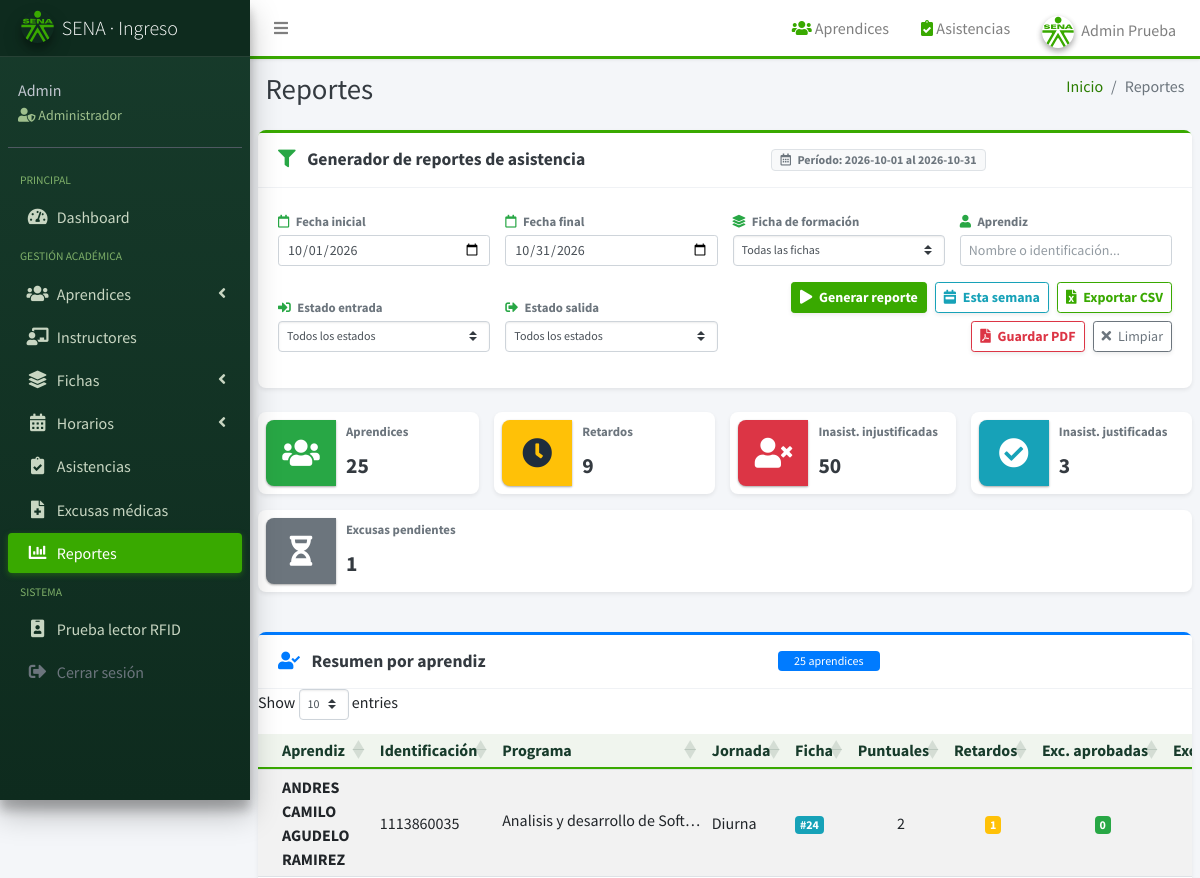
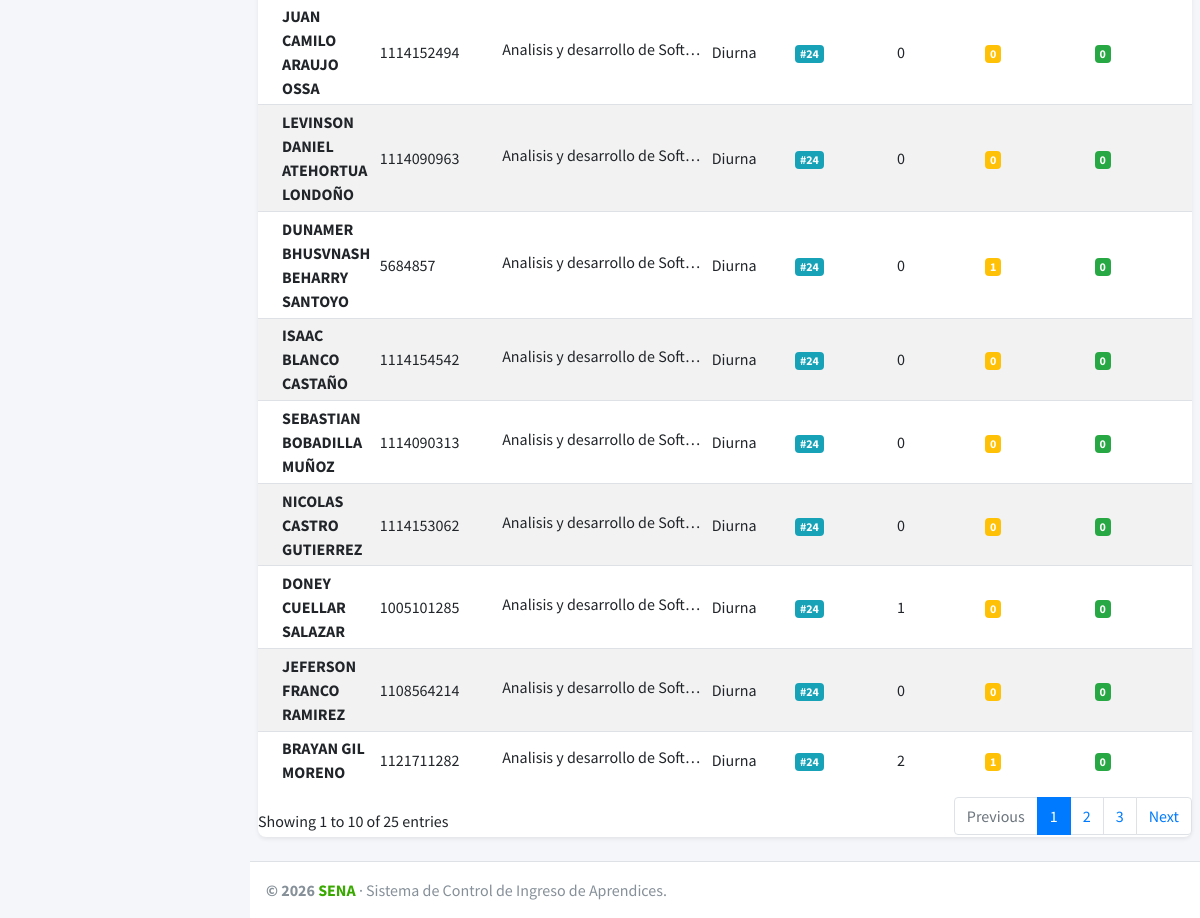
The page /views/admin/reportes/index.php (signed in) on the database its author committed (2 pictures, top to bottom).
### tables this page shows
CREATE TABLE `aprendiz` (
  `id_aprendiz` int(11) NOT NULL AUTO_INCREMENT,
  `codigo_rfid` varchar(50) NOT NULL,
  `fk_ficha` int(11) NOT NULL,
  `fk_usuario` int(11) NOT NULL,
  PRIMARY KEY (`id_aprendiz`),
  UNIQUE KEY `codigo_rfid` (`codigo_rfid`),
  UNIQUE KEY `fk_usuario` (`fk_usuario`),
  KEY `fk_aprendiz_ficha` (`fk_ficha`),
  CONSTRAINT `fk_aprendiz_ficha` FOREIGN KEY (`fk_ficha`) REFERENCES `ficha` (`id_ficha`) ON UPDATE CASCADE,
  CONSTRAINT `fk_aprendiz_usuario` FOREIGN KEY (`fk_usuario`) REFERENCES `usuario` (`id_usuario`) ON UPDATE CASCADE
);

CREATE TABLE `usuario` (
  `id_usuario` int(11) NOT NULL AUTO_INCREMENT,
  `nombre_usuario` varchar(45) NOT NULL,
  `contrasena` varchar(400) NOT NULL,
  `nombre` varchar(45) NOT NULL,
  `apellido` varchar(45) NOT NULL,
  `tipo_documento` varchar(10) DEFAULT NULL,
  `identificacion` varchar(45) DEFAULT NULL,
  `telefono` varchar(45) DEFAULT NULL,
  `correo_electronico` varchar(100) DEFAULT NULL,
  `fk_rol` int(11) NOT NULL,
  `estado_invitacion_clave` enum('PENDIENTE','MANTENIDA','CAMBIADA') NOT NULL DEFAULT 'PENDIENTE',
  `fecha_resolucion_invitacion` datetime DEFAULT NULL,
  `fecha_ultimo_cambio_clave` datetime DEFAULT NULL,
  PRIMARY KEY (`id_usuario`),
  UNIQUE KEY `identificacion` (`identificacion`),
  KEY `fk_usuario_rol` (`fk_rol`),
  CONSTRAINT `fk_usuario_rol` FOREIGN KEY (`fk_rol`) REFERENCES `rol` (`id_rol`) ON UPDATE CASCADE
);

CREATE TABLE `ficha` (
  `id_ficha` int(11) NOT NULL AUTO_INCREMENT,
  `nombre_programa` varchar(100) NOT NULL,
  `jornada` varchar(45) NOT NULL,
  `ambiente_principal` varchar(100) DEFAULT NULL,
  `fk_usuario` int(11) NOT NULL,
  PRIMARY KEY (`id_ficha`),
  KEY `fk_ficha_usuario` (`fk_usuario`),
  CONSTRAINT `fk_ficha_usuario` FOREIGN KEY (`fk_usuario`) REFERENCES `usuario` (`id_usuario`) ON UPDATE CASCADE
);

### views/admin/reportes/index.php (the view, shortened to what this page needs)
<?php
$conexion = (new Conexion())->conectar();
$filtroFechaIni = isset($_GET['fecha_inicio']) && $_GET['fecha_inicio'] !== '' ? $_GET['fecha_inicio'] : null;
$filtroFechaFin = isset($_GET['fecha_fin']) && $_GET['fecha_fin'] !== '' ? $_GET['fecha_fin'] : null;
$filtroAprendiz = isset($_GET['aprendiz']) && $_GET['aprendiz'] !== '' ? trim($_GET['aprendiz']) : null;
if (!$filtroFechaIni) {
    $filtroFechaIni = date('Y-m-01');
}
if (!$filtroFechaFin) {
    $filtroFechaFin = date('Y-m-t');
}
$where = ["a.fecha_asistencia BETWEEN :fecha_ini AND :fecha_fin"];
$params = [
    ':fecha_ini' => $filtroFechaIni,
    ':fecha_fin' => $filtroFechaFin,
];
$whereSql = 'WHERE ' . implode(' AND ', $where);
$sqlResumen = "
    SELECT
        ap.id_aprendiz,
        CONCAT(u.nombre, CHAR(32), u.apellido) AS aprendiz,
        u.identificacion,
        f.id_ficha,
        f.nombre_programa,
        f.jornada,
        SUM(CASE WHEN a.estado_entrada = 'PUNTUAL' THEN 1 ELSE 0 END) AS puntuales,
        SUM(CASE WHEN a.estado_entrada = 'RETARDO' THEN 1 ELSE 0 END) AS retardos,
        SUM(CASE WHEN a.estado_entrada = 'RETARDO' THEN COALESCE(a.minutos_retardo, 0) ELSE 0 END) AS total_min_retardo,
        SUM(CASE WHEN a.estado_entrada = 'INASISTENCIA' THEN 1 ELSE 0 END) AS inasistencias,
        SUM(CASE WHEN a.estado_salida = 'SALIDA_ANTICIPADA' THEN 1 ELSE 0 END) AS salidas_anticipadas,
        SUM(CASE WHEN a.estado_salida = 'SALIDA_ANTICIPADA' THEN COALESCE(a.minutos_salida_anticipada, 0) ELSE 0 END) AS total_min_salida_anticipada,
        SUM(CASE WHEN e.estado = 'APROBADA' THEN 1 ELSE 0 END) AS excusas_aprobadas,
        SUM(CASE WHEN e.estado = 'PENDIENTE' THEN 1 ELSE 0 END) AS excusas_pendientes,
        SUM(CASE WHEN e.estado = 'RECHAZADA' THEN 1 ELSE 0 END) AS excusas_rechazadas,
        SUM(CASE WHEN a.estado_entrada = 'INASISTENCIA' AND e.estado = 'APROBADA' THEN 1 ELSE 0 END) AS inasistencias_justificadas
    FROM asistencia a
    INNER JOIN aprendiz ap ON ap.id_aprendiz = a.fk_aprendiz
    INNER JOIN usuario u ON u.id_usuario = ap.fk_usuario
    INNER JOIN ficha f ON f.id_ficha = ap.fk_ficha
    LEFT JOIN excusa e ON e.fk_asistencia = a.id_asistencia
    {$whereSql}
    GROUP BY ap.id_aprendiz, u.nombre, u.apellido, u.identificacion, f.id_ficha, f.nombre_programa, f.jornada
    ORDER BY u.apellido, u.nombre
";
$consultaResumen = $conexion->prepare($sqlResumen);
$consultaResumen->execute($params);
$resumenAprendices = $consultaResumen->fetchAll();
$totales = [
    'total_aprendices' => count($resumenAprendices),
    'total_retardos' => 0,
    'total_min_retardo' => 0,
    'total_inasistencias' => 0,
    'total_inasistencias_justificadas' => 0,
    'total_inasistencias_no_justificadas' => 0,
    'total_salidas_anticipadas' => 0,
    'total_min_salida_anticipada' => 0,
    'total_excusas_pendientes' => 0,
];
foreach ($resumenAprendices as $row) {
    $totales['total_retardos'] += (int)$row['retardos'];
    $totales['total_min_retardo'] += (int)$row['total_min_retardo'];
    $totales['total_inasistencias'] += (int)$row['inasistencias'];
    $totales['total_inasistencias_justificadas'] += (int)$row['inasistencias_justificadas'];
    $totales['total_salidas_anticipadas'] += (int)$row['salidas_anticipadas'];
    $totales['total_min_salida_anticipada'] += (int)$row['total_min_salida_anticipada'];
    $totales['total_excusas_pendientes'] += (int)$row['excusas_pendientes'];
}
$totales['total_inasistencias_no_justificadas'] = $totales['total_inasistencias'] - $totales['total_inasistencias_justificadas'];
?>
<div class="card card-outline card-success shadow-sm mb-4">
    <div class="card-header bg-white py-3 d-flex justify-content-between align-items-center">
        <h3 class="card-title font-weight-bold text-dark m-0">
            <i class="fas fa-filter text-success mr-2"></i> Generador de reportes de asistencia
        </h3>
        <span class="badge badge-light border text-muted px-2 py-1 small">
            <i class="far fa-calendar-alt mr-1"></i> Período: <?= htmlspecialchars($filtroFechaIni) ?> al <?= htmlspecialchars($filtroFechaFin) ?>
        </span>
    </div>
    <div class="card-body">
        <form method="get" id="formFiltroReportes">
            <div class="row">
                <div class="col-md-3 col-sm-6 mb-3">
                    <label class="small font-weight-bold text-muted mb-1">
                        <i class="far fa-calendar mr-1 text-success"></i> Fecha inicial
                    </label>
                    <input type="date" name="fecha_inicio" class="form-control form-control-sm" value="<?= htmlspecialchars($filtroFechaIni) ?>">
                </div>
                <div class="col-md-3 col-sm-6 mb-3">
                    <label class="small font-weight-bold text-muted mb-1">
                        <i class="far fa-calendar mr-1 text-success"></i> Fecha final
                    </label>
                    <input type="date" name="fecha_fin" class="form-control form-control-sm" value="<?= htmlspecialchars($filtroFechaFin) ?>">
                </div>
                <div class="col-md-3 col-sm-6 mb-3">
                    <label class="small font-weight-bold text-muted mb-1">
                        <i class="fas fa-layer-group mr-1 text-success"></i> Ficha de formación
                    </label>
                    <select name="ficha" class="form-control form-control-sm custom-select custom-select-sm">
                        <option value="">Todas las fichas</option>
                    </select>
                </div>
                <div class="col-md-3 col-sm-6 mb-3">
                    <label class="small font-weight-bold text-muted mb-1">
                        <i class="fas fa-user mr-1 text-success"></i> Aprendiz
                    </label>
                    <input type="text" name="aprendiz" class="form-control form-control-sm" placeholder="Nombre o identificación..." value="<?= htmlspecialchars($filtroAprendiz ?? '') ?>">
                </div>
            </div>
            <div class="row align-items-end">
                <div class="col-md-3 col-sm-6 mb-3">
                    <label class="small font-weight-bold text-muted mb-1">
                        <i class="fas fa-sign-in-alt mr-1 text-success"></i> Estado entrada
                    </label>
                    <select name="estado_entrada" class="form-control form-control-sm custom-select custom-select-sm">
                        <option value="">Todos los estados</option>
                    </select>
                </div>
                <div class="col-md-3 col-sm-6 mb-3">
                    <label class="small font-weight-bold text-muted mb-1">
                        <i class="fas fa-sign-out-alt mr-1 text-success"></i> Estado salida
                    </label>
                    <select name="estado_salida" class="form-control form-control-sm custom-select custom-select-sm">
                        <option value="">Todos los estados</option>
                    </select>
                </div>
                <div class="col-md-6 col-12 mb-3">
                    <div class="d-flex flex-wrap justify-content-md-end align-items-center" style="gap: 8px;">
                        <button type="submit" class="btn btn-sm btn-primary font-weight-bold shadow-sm">
                            <i class="fas fa-play mr-1"></i> Generar reporte
                        </button>
                        <button type="submit" name="filtro_semana" value="1" class="btn btn-sm btn-outline-info font-weight-bold shadow-sm" title="Filtrar automáticamente esta semana">
                            <i class="fas fa-calendar-week mr-1"></i> Esta semana
                        </button>
                        <a href="<?= RUTA_BASE ?>views/admin/reportes/exportar_csv.php?<?= http_build_query($_GET) ?>" class="btn btn-sm btn-outline-success font-weight-bold shadow-sm" title="Exportar a archivo CSV">
                            <i class="fas fa-file-excel mr-1"></i> Exportar CSV
                        </a>
                        <button type="button" class="btn btn-sm btn-outline-danger font-weight-bold shadow-sm" onclick="window.print()" title="Imprimir reporte o guardar como PDF">
                            <i class="fas fa-file-pdf mr-1"></i> Guardar PDF
                        </button>
                        <a href="<?= RUTA_BASE ?>views/admin/reportes/index.php" class="btn btn-sm btn-outline-secondary shadow-sm" title="Restablecer filtros">
                            <i class="fas fa-times mr-1"></i> Limpiar
                        </a>
                    </div>
                </div>
            </div>
        </form>
    </div>
</div>
<div class="row justify-content-center mb-4">
    <div class="col-12 col-sm-6 col-md-4 col-lg mb-3">
        <div class="info-box shadow-sm h-100 mb-0">
            <span class="info-box-icon bg-success elevation-1"><i class="fas fa-users"></i></span>
            <div class="info-box-content">
                <span class="info-box-text text-truncate font-weight-bold text-muted small" title="Aprendices evaluados">Aprendices</span>
                <span class="info-box-number text-dark font-weight-bold" style="font-size: 1.35rem;"><?= number_format($totales['total_aprendices']) ?></span>
            </div>
        </div>
    </div>
    <div class="col-12 col-sm-6 col-md-4 col-lg mb-3">
        <div class="info-box shadow-sm h-100 mb-0">
            <span class="info-box-icon bg-warning text-white elevation-1"><i class="fas fa-clock"></i></span>
            <div class="info-box-content">
                <span class="info-box-text text-truncate font-weight-bold text-muted small" title="Retardos registrados">Retardos</span>
                <span class="info-box-number text-dark font-weight-bold" style="font-size: 1.35rem;"><?= number_format($totales['total_retardos']) ?></span>
            </div>
        </div>
    </div>
    <div class="col-12 col-sm-6 col-md-4 col-lg mb-3">
        <div class="info-box shadow-sm h-100 mb-0">
            <span class="info-box-icon bg-danger elevation-1"><i class="fas fa-user-times"></i></span>
            <div class="info-box-content">
                <span class="info-box-text text-truncate font-weight-bold text-muted small" title="Inasistencias injustificadas">Inasist. injustificadas</span>
                <span class="info-box-number text-dark font-weight-bold" style="font-size: 1.35rem;"><?= number_format($totales['total_inasistencias_no_justificadas']) ?></span>
            </div>
        </div>
    </div>
    <div class="col-12 col-sm-6 col-md-4 col-lg mb-3">
        <div class="info-box shadow-sm h-100 mb-0">
            <span class="info-box-icon bg-info elevation-1"><i class="fas fa-check-circle"></i></span>
            <div class="info-box-content">
                <span class="info-box-text text-truncate font-weight-bold text-muted small" title="Inasistencias justificadas con excusa aprobada">Inasist. justificadas</span>
                <span class="info-box-number text-dark font-weight-bold" style="font-size: 1.35rem;"><?= number_format($totales['total_inasistencias_justificadas']) ?></span>
            </div>
        </div>
    </div>
    <div class="col-12 col-sm-6 col-md-4 col-lg mb-3">
        <div class="info-box shadow-sm h-100 mb-0">
            <span class="info-box-icon bg-secondary elevation-1"><i class="fas fa-hourglass-half"></i></span>
            <div class="info-box-content">
                <span class="info-box-text text-truncate font-weight-bold text-muted small" title="Excusas pendientes por revisar">Excusas pendientes</span>
                <span class="info-box-number text-dark font-weight-bold" style="font-size: 1.35rem;"><?= number_format($totales['total_excusas_pendientes']) ?></span>
            </div>
        </div>
    </div>
</div>
<div class="card card-outline card-primary shadow-sm mb-4">
    <div class="card-header bg-white py-3 d-flex justify-content-between align-items-center">
        <h3 class="card-title font-weight-bold text-dark m-0">
            <i class="fas fa-user-check text-primary mr-2"></i> Resumen por aprendiz
        </h3>
        <span class="badge badge-primary px-3 py-1 font-weight-normal">
            <?= count($resumenAprendices) ?> aprendices
        </span>
    </div>
    <div class="card-body p-0">
        <div class="table-responsive">
            <table id="tablaReportes" class="table table-hover table-striped align-middle table-sm tabla-datos mb-0">
                <thead class="bg-light">
                    <tr>
                        <th class="border-top-0">Aprendiz</th>
                        <th class="border-top-0">Identificación</th>
                        <th class="border-top-0">Programa</th>
                        <th class="border-top-0">Jornada</th>
                        <th class="border-top-0">Ficha</th>
                        <th class="text-center border-top-0">Puntuales</th>
                        <th class="text-center border-top-0">Retardos</th>
                        <th class="text-center border-top-0">Exc. aprobadas</th>
                        <th class="text-center border-top-0">Exc. pendientes</th>
                    </tr>
                </thead>
                <tbody>
                    <?php foreach ($resumenAprendices as $row): ?>
                        <tr>
                            <td class="font-weight-bold"><?= htmlspecialchars($row['aprendiz']) ?></td>
                            <td><?= htmlspecialchars($row['identificacion']) ?></td>
                            <td><span class="text-truncate d-inline-block" style="max-width: 200px;" title="<?= htmlspecialchars($row['nombre_programa']) ?>"><?= htmlspecialchars($row['nombre_programa']) ?></span></td>
                            <td><?= htmlspecialchars($row['jornada']) ?></td>
                            <td><span class="badge badge-info">#<?= htmlspecialchars($row['id_ficha']) ?></span></td>
                            <td class="text-center"><?= (int)$row['puntuales'] ?></td>
                            <td class="text-center"><span class="badge badge-warning text-white"><?= (int)$row['retardos'] ?></span></td>
                            <td class="text-center"><span class="badge badge-success"><?= (int)$row['excusas_aprobadas'] ?></span></td>
                            <td class="text-center"><span class="badge badge-warning text-white"><?= (int)$row['excusas_pendientes'] ?></span></td>
                        </tr>
                    <?php endforeach; ?>
                </tbody>
            </table>
        </div>
    </div>
</div>
<?php
include __DIR__ . '/../../layouts/layout_admin.php';

### rows shown on the page
aprendiz: aprendiz "ANDRES CAMILO AGUDELO RAMIREZ", fk_usuario.identificacion "1113860035", fk_ficha.nombre_programa "Analisis y desarrollo de Soft…", fk_ficha.jornada "Diurna", fk_ficha.id_ficha "24", puntuales "2", retardos "1", excusas_aprobadas "0"
aprendiz: aprendiz "JUAN CAMILO ARAUJO OSSA", fk_usuario.identificacion "1114152494", fk_ficha.nombre_programa "Analisis y desarrollo de Soft…", fk_ficha.jornada "Diurna", fk_ficha.id_ficha "24", puntuales "0", retardos "0", excusas_aprobadas "0"
aprendiz: aprendiz "LEVINSON DANIEL ATEHORTUA LONDOÑO", fk_usuario.identificacion "1114090963", fk_ficha.nombre_programa "Analisis y desarrollo de Soft…", fk_ficha.jornada "Diurna", fk_ficha.id_ficha "24", puntuales "0", retardos "0", excusas_aprobadas "0"
aprendiz: aprendiz "DUNAMER BHUSVNASH BEHARRY SANTOYO", fk_usuario.identificacion "5684857", fk_ficha.nombre_programa "Analisis y desarrollo de Soft…", fk_ficha.jornada "Diurna", fk_ficha.id_ficha "24", puntuales "0", retardos "1", excusas_aprobadas "0"
aprendiz: aprendiz "ISAAC BLANCO CASTAÑO", fk_usuario.identificacion "1114154542", fk_ficha.nombre_programa "Analisis y desarrollo de Soft…", fk_ficha.jornada "Diurna", fk_ficha.id_ficha "24", puntuales "0", retardos "0", excusas_aprobadas "0"
aprendiz: aprendiz "SEBASTIAN BOBADILLA MUÑOZ", fk_usuario.identificacion "1114090313", fk_ficha.nombre_programa "Analisis y desarrollo de Soft…", fk_ficha.jornada "Diurna", fk_ficha.id_ficha "24", puntuales "0", retardos "0", excusas_aprobadas "0"
aprendiz: aprendiz "NICOLAS CASTRO GUTIERREZ", fk_usuario.identificacion "1114153062", fk_ficha.nombre_programa "Analisis y desarrollo de Soft…", fk_ficha.jornada "Diurna", fk_ficha.id_ficha "24", puntuales "0", retardos "0", excusas_aprobadas "0"
aprendiz: aprendiz "DONEY CUELLAR SALAZAR", fk_usuario.identificacion "1005101285", fk_ficha.nombre_programa "Analisis y desarrollo de Soft…", fk_ficha.jornada "Diurna", fk_ficha.id_ficha "24", puntuales "1", retardos "0", excusas_aprobadas "0"
aprendiz: aprendiz "JEFERSON FRANCO RAMIREZ", fk_usuario.identificacion "1108564214", fk_ficha.nombre_programa "Analisis y desarrollo de Soft…", fk_ficha.jornada "Diurna", fk_ficha.id_ficha "24", puntuales "0", retardos "0", excusas_aprobadas "0"
aprendiz: aprendiz "BRAYAN GIL MORENO", fk_usuario.identificacion "1121711282", fk_ficha.nombre_programa "Analisis y desarrollo de Soft…", fk_ficha.jornada "Diurna", fk_ficha.id_ficha "24", puntuales "2", retardos "1", excusas_aprobadas "0"

### other values the page prints
$enlace['texto'] "Aprendices"
$enlace['texto'] "Asistencias"
$nombreUsuarioActual "Admin Prueba"
$nombreUsuarioActual "Admin"
$nombreRolActual "Administrador"
$item['texto'] "PRINCIPAL"
$item['texto'] "Dashboard"
$item['texto'] "GESTIÓN ACADÉMICA"
$item['texto'] "Aprendices"
$item['texto'] "Instructores"
$item['texto'] "Fichas"
$item['texto'] "Horarios"
$item['texto'] "Asistencias"
$item['texto'] "Excusas médicas"
$item['texto'] "Reportes"
